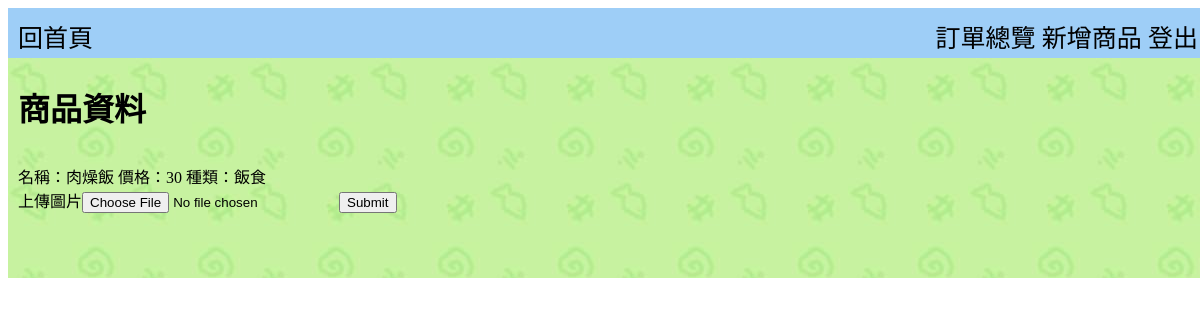
The page /uploadimg.php?name=肉燥飯 on the database its author committed.
### tables this page shows
CREATE TABLE `product` (
  `Code` int(3) NOT NULL,
  `Name` varchar(20) NOT NULL,
  `Price` int(4) NOT NULL,
  `Status` varchar(5) NOT NULL,
  `species` varchar(50) NOT NULL
);

### uploadimg.php (the view, shortened to what this page needs)
<?php
require("sql/linksql.php");
mysqli_query($link,'SET NAMES utf8');
?>
<html>
	<head>
		<link rel="stylesheet" type="text/css" href="css/title.css" />
		<link rel="stylesheet" type="text/css" href="css/home.css" />
	</head>
	<body>
		<div class="container">
			<div class="header" >
				<div class="lonig">
				<a href="Order_overview.php">訂單總覽</a> <a href="inputorder.php">新增商品</a> <a href="logout.php">登出</a>
				</div>
				<div class="reHome">
				<a href="home.php">回首頁</a>
				</div>
			</div>
			<div class="main">
				<p><font size=6><b>商品資料</b></font></p>
				<?php
				$Name=$_GET['name'];
				$result=mysqli_query($link," SELECT * FROM product WHERE Name='$Name'");
					while ($row=mysqli_fetch_assoc($result)) {
						echo "<br/>名稱：".$row['Name']."   價格：".$row['Price']." 種類：".$row['species']."<br/>";
					}
				?>
				<form action="" method="post" enctype="multipart/form-data">
					上傳圖片<input type="file" name="upload">
					<input type="submit">
				</form>
			</div>
		</div>
	</body>
</html>

### css/title.css (style rules this page uses)
.header { background-color: #9ECEF7; height: 30px; color: white; text-align: center; margin:0px auto; padding:10px; }
.reHome { color:; text-align:left; font-size: 25px; }
.lonig { text-align:right; font-size: 25px; width:50%; float:right; }
a { color:black; text-decoration:none; }
.container { width:1200px; margin:0px auto; font-family:"微軟正黑體"; }

### css/home.css (style rules this page uses)
.main { height:200px; padding:10px; background-image : url(../img/bg2.gif); }

### rows shown on the page
product: Name "肉燥飯", Price "30", species "飯食"
